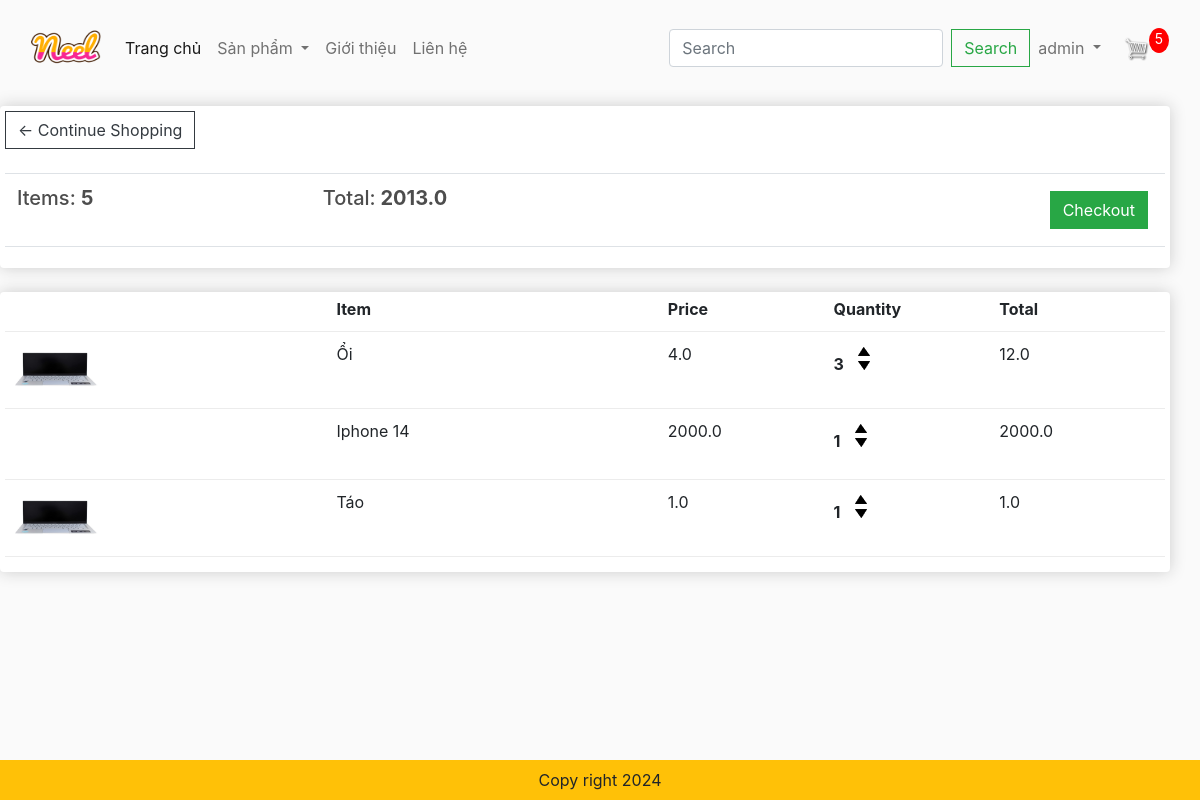
The app's page /cart/ (signed in) with its own data.
### app/models.py (models this page shows, shortened)
class Order(models.Model):
    customer = models.ForeignKey(User,on_delete=models.SET_NULL,blank=True,null=True)
    date_order = models.DateTimeField(auto_now_add=True)
    complete = models.BooleanField(default=False,null=True,blank=True)
    transaction_id = models.CharField(max_length=200,null=True)
    @property
    def get_cart_items(self):
        orderitems = self.orderitem_set.all()
        total = sum([item.quantity for item in orderitems])
        return total
    @property
    def get_cart_total(self):
        orderitems = self.orderitem_set.all()
        total = sum([item.get_total for item in orderitems])
        return total

class OrderItem(models.Model):
    product = models.ForeignKey(Product,on_delete=models.SET_NULL,blank=True,null=True)
    order = models.ForeignKey(Order,on_delete=models.SET_NULL,blank=True,null=True)
    quantity = models.IntegerField(default=False,null=True,blank=True)
    date_added = models.DateTimeField(auto_now_add=True)
    @property
    def get_total(self):
        total = self.product.price * self.quantity
        return total

class Product(models.Model):
    category = models.ManyToManyField(Category,related_name='product')
    name = models.CharField(max_length=200,null=True)
    price = models.FloatField()
    digital = models.BooleanField(default=False,null=True,blank=False)
    image = models.ImageField(null=True,blank=True)
    @property
    def ImageURL(self):
        try:
            url = self.image.url
        except:
            url = ''
        return url

### app/views.py (the view)
# urls.py: path("cart/", views.cart, name= "cart"),
def cart(request):
    if request.user.is_authenticated:
        customer = request.user
        order, created = Order.objects.get_or_create(customer=customer, complete=False)
        items = order.orderitem_set.all()
        cartItems = order.get_cart_items
    else:
        items=[]
        order = {'get_cart_items':0,'get_cart_total':0 }
        cartItems = order['get_cart_items']
    context= {'items':items,'order':order, 'cartItems':cartItems}
    return render(request, 'app/cart.html',context)

### app/templates/app/cart.html
{% extends 'app/base.html' %}
{% load static %}
{% block cart_content %}
<div class="row" style='width:100%'>
	<div class="col-lg-12">
		<div class="box-element">
			<a  class="btn btn-outline-dark" href="{% url 'home' %}">&#x2190; Continue Shopping</a>
			<br>
			<br>
			<table class="table">
				<tr>
					<th><h5>Items: <strong>{{order.get_cart_items}}</strong></h5></th>
					<th><h5>Total:<strong> {{order.get_cart_total}}</strong></h5></th>
					<th>
						<a  style="float:right; margin:5px;" class="btn btn-success" href="{% url 'checkout' %}">Checkout</a>
					</th>
				</tr>
			</table>
		</div>
		<br>
		<div class="box-element">
			<div class="cart-row">
				<div style="flex:2"></div>
				<div style="flex:2"><strong>Item</strong></div>
				<div style="flex:1"><strong>Price</strong></div>
				<div style="flex:1"><strong>Quantity</strong></div>
				<div style="flex:1"><strong>Total</strong></div>
			</div>
			{% for item in items %}
			<div class="cart-row">
				<div style="flex:2"><img class="row-image" src="{{item.product.ImageURL}}"></div>
				<div style="flex:2"><p>{{item.product.name}}</p></div>
				<div style="flex:1"><p>{{item.product.price}}</p></div>
				<div style="flex:1">
					<p class="quantity">{{item.quantity}}</p>
					<div class="quantity">
						<img data-product={{item.product.id}} data-action="add" class="chg-quantity update-cart" src="{% static  'app/images/arrow-up.png' %}">
						<img data-product={{item.product.id}} data-action="remove" class="chg-quantity update-cart" src="{% static  'app/images/arrow-down.png' %}">
					</div>
				</div>
				<div style="flex:1"><p>{{item.get_total}}</p></div>
			</div>
			{% endfor %}
		</div>
	</div>
</div>
{% endblock cart_content %}

### app/templates/app/base.html (shortened to what this page needs)
{% load static %}
<!DOCTYPE html>
<html>
    <head>
        <link href="https://cdn.jsdelivr.net/npm/bootstrap@5.2.3/dist/css/bootstrap.min.css" rel="stylesheet">
        <link href="{% static 'app/css/style.css'%}" rel="stylesheet"/>
        <link href="{% static 'app/css/owl.carousel.min.css'%}" rel="stylesheet"/>
        <link href="{% static 'app/css/all.min.css'%}" rel="stylesheet"/>
        <link rel="stylesheet" href="https://stackpath.bootstrapcdn.com/bootstrap/4.3.1/css/bootstrap.min.css">
        <link href="https://cdnjs.cloudflare.com/ajax/libs/font-awesome/5.15.4/css/all.min.css" rel="stylesheet">
        <link type="text/css" href="{% static 'app/css/main.css'%}" rel="stylesheet"/>
        <link rel="stylesheet" href="">
    </head>
    <body>
        <nav class="navbar navbar-expand-lg bg-body-tertiary">
            <div class="container-fluid">
              <a class="navbar-brand" href="{% url 'home' %}">
                <img src= "{%static 'app/images/Neel.png'%}" width="70" height="70"/>
              </a>
              <div class="collapse navbar-collapse" id="navbarSupportedContent">
                <ul class="navbar-nav me-auto mb-2 mb-lg-0">
                  <li class="nav-item">
                    <a class="nav-link active" aria-current="page" href="{% url 'home' %}">Trang chủ</a>
                  </li>
                  <li class="nav-item dropdown">
                    <a class="nav-link dropdown-toggle" href="#" role="button" data-bs-toggle="dropdown" aria-expanded="false">
                      Sản phẩm
                    </a>
                  </li>
                  <li class="nav-item">
                    <a class="nav-link" href="#">Giới thiệu</a>
                  </li>
                  <li class="nav-item">
                    <a class="nav-link" href="#">Liên hệ</a>
                  </li>
                </ul>
                <form class="d-flex" role="search" method ="POST" action = "{% url 'search' %}">
                  <input class="form-control me-2" type="search" placeholder="Search" aria-label="Search" name = "searched">
                  <button class="btn btn-outline-success" type="submit">Search</button>
                </form>
              </div>
              <ul class="navbar-nav me-auto mb-2 mb-lg-0">
              {% if user.is_authenticated %}
                <li class="nav-item dropdown">
                  <a class="nav-link dropdown-toggle" href="#" role="button" data-bs-toggle="dropdown" aria-expanded="false">
                    {{request.user}}
                  </a>
                </li>
                <div class="form-inline my-2 my-lg-0">
                  <a href="{% url 'cart'%}"><img id ="cart-icon" src = "{% static 'app/images/cart.png' %}"/></a>
                  <p id="cart-total">{{cartItems}}</p>
                </div>
              {% endif %}
              </ul>
            </div>
          </nav>
     {% block cart_content %}{%endblock cart_content%}
      <footer class="container--fluid bg-warning text-center fixed-bottom p-2 mt-5">
        Copy right 2024
      </footer>
    </body>
</html>

### app/static/app/css/main.css (style rules this page uses)
body { background-color: hsl(0, 0%, 98%); }
h1,h2,h3,h4,h5,h6 { color:hsl(0, 0%, 30%); }
.box-element { box-shadow:hsl(0, 0%, 80%) 0 0 16px; background-color: #fff; border-radius: 4px; padding: 5px; }
#cart-icon { width:25px; display: inline-block; margin-left: 15px; }
#cart-total { display: block; text-align: center; color:#fff; background-color: red; width: 20px; height: 25px; border-radius: 50%; font-size: 14px; }
.col-lg-3, .col-lg-4, .col-lg-6, .col-lg-8, .col-lg-12 { margin-top: 10px; }
.btn { border-radius: 0; }
.row-image { width: 100px; }
.cart-row { display: flex; align-items: flex-stretch; padding-bottom: 10px; margin-bottom: 10px; border-bottom: 1px solid #ececec; }
.quantity { display: inline-block; font-weight: 700; padding-right:10px; }
.chg-quantity { width: 12px; cursor: pointer; display: block; margin-top: 5px; transition:.1s; }

### records on screen
Order: get_cart_items "5", get_cart_total "2013.0"
OrderItem: product.ImageURL (picture), product.name "Ổi", product.price "4.0", quantity "3", get_total "12.0"
OrderItem: product.name "Iphone 14", product.price "2000.0", quantity "1", get_total "2000.0"
OrderItem: product.ImageURL (picture), product.name "Táo", product.price "1.0", quantity "1", get_total "1.0"

### other values on screen
{{ request.user }} "admin"
{{ cartItems }} "5"
